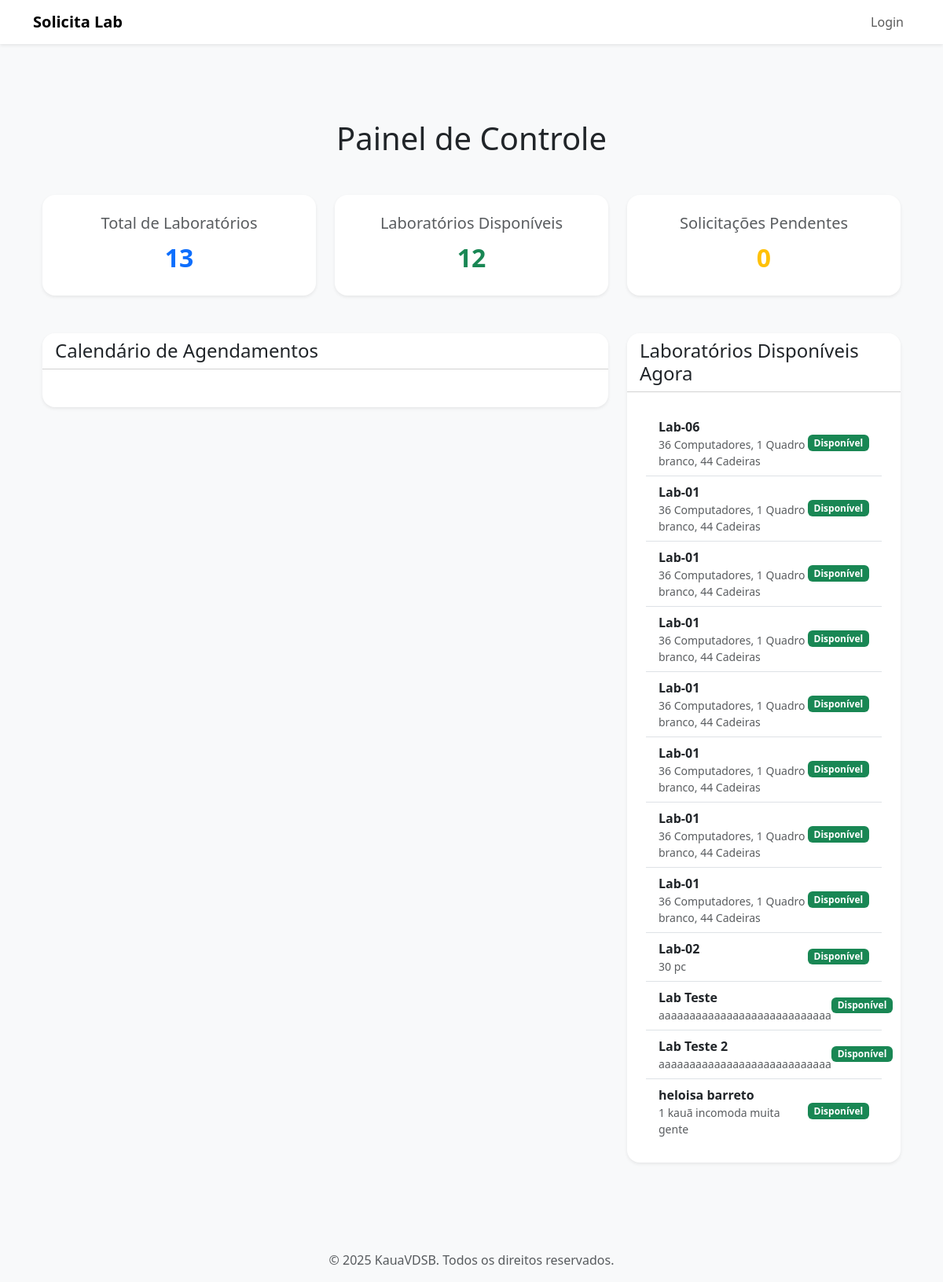
The page / on the database its author committed.
### app/models.py (models this page shows)
class Laboratorio(db.Model):
    __tablename__ = 'labs'
    id = db.Column(db.Integer, primary_key=True)
    nome = db.Column(db.String(50), nullable=False)
    capacidade = db.Column(db.Integer, nullable=False)
    equipamentos = db.Column(db.String(200), nullable=False)
    abertura = db.Column(db.Time, nullable=False)
    fechamento = db.Column(db.Time, nullable=False)
    status = db.Column(db.String(12), default="Disponível", nullable=False)
    """ Relacao um-para-muitos: Um laboratorio pode ter muitas Solicitacoes.
        aponta para lab em Solicitacao.
    """
    solicitacoes = db.relationship(
        'Solicitacao', back_populates='lab', lazy=True
    )

### app/routes.py (the view)
@app.route("/") #/homepage é padrão
def homepage():
    labs_total = Laboratorio.query.count()
    labs_disponiveis = Laboratorio.query.filter_by(status='Disponível').count()
    solicitacoes_pendentes = Solicitacao.query.filter_by(status='Pendente').count()
    agora = datetime.datetime.now()
    prazo_limite = agora + datetime.timedelta(days=2)
    labs_disponiveis_agora = Laboratorio.query.filter_by(
        status='Disponível'
    ).all()
    for lab in labs_disponiveis_agora:
        lab.proximo_agendamento = Solicitacao.query.filter(
            Solicitacao.id_lab == lab.id,
            Solicitacao.data_agendada >= agora,
            Solicitacao.data_encerramento <= prazo_limite,
            Solicitacao.status == 'Aprovada'
        ).order_by(Solicitacao.data_agendada.asc()).first()
    return render_template(
        "index.html",
        labs_total=labs_total,
        labs_disponiveis=labs_disponiveis,
        solicitacoes_pendentes=solicitacoes_pendentes,
        labs_disponiveis_agora=labs_disponiveis_agora
    )

### app/templates/index.html (shortened to what this page needs)
{% extends 'base/base_bs.html' %}
{% block content %}
<div class="container my-5">
    <h1 class="text-center mb-5">Painel de Controle</h1>
    <div class="row g-4 mb-5">
        <div class="col-md-4">
            <div class="card shadow-sm text-center border-0 rounded-4">
                <div class="card-body p-4">
                    <h5 class="card-title text-muted">Total de Laboratórios</h5>
                    <p class="card-text fs-2 fw-bold text-primary">{{ labs_total }}</p>
                </div>
            </div>
        </div>
        <div class="col-md-4">
            <div class="card shadow-sm text-center border-0 rounded-4">
                <div class="card-body p-4">
                    <h5 class="card-title text-muted">Laboratórios Disponíveis</h5>
                    <p class="card-text fs-2 fw-bold text-success">{{ labs_disponiveis }}</p>
                </div>
            </div>
        </div>
        <div class="col-md-4">
            <div class="card shadow-sm text-center border-0 rounded-4">
                <div class="card-body p-4">
                    <h5 class="card-title text-muted">Solicitações Pendentes</h5>
                    <p class="card-text fs-2 fw-bold text-warning">{{ solicitacoes_pendentes }}</p>
                </div>
            </div>
        </div>
    </div>
    <div class="row">
        <div class="col-12 col-lg-8 mb-4 mb-lg-0">
            <div class="card shadow-sm border-0 rounded-4">
                <div class="card-header bg-white rounded-top-4">
                    <h4 class="mb-0">Calendário de Agendamentos</h4>
                </div>
                <div class="card-body p-4">
                </div>
            </div>
        </div>
        <div class="col-12 col-lg-4">
            <div class="card shadow-sm border-0 rounded-4">
                <div class="card-header bg-white rounded-top-4">
                    <h4 class="mb-0">Laboratórios Disponíveis Agora</h4>
                </div>
                <div class="card-body p-4">
                    {% if labs_disponiveis > 0 %}
                    <ul class="list-group list-group-flush">
                        {% for lab in labs_disponiveis_agora %}
                        <li class="list-group-item d-flex justify-content-between align-items-center">
                            <div>
                                <strong>{{ lab.nome }}</strong>
                                <small class="text-muted d-block">{{ lab.equipamentos }}</small>
                            </div>
                            {% if lab.proximo_agendamento %}
                            <span class="badge bg-info text-dark">
                                Próximo agendamento: {{ lab.proximo_agendamento.data_agendada.strftime('%d/%m/%Y às %H:%M') }}
                            </span>
                            {% else %}
                            <span class="badge bg-success">Disponível</span>
                            {% endif %}
                        </li>
                        {% endfor %}
                    </ul>
                    {% else %}
                    <div class="alert alert-info text-center" role="alert">
                        Nenhum laboratório disponível no momento.
                    </div>
                    {% endif %}
                </div>
            </div>
        </div>
    </div>
</div>
{% endblock %}
{% block scripts %}
    <link href='https://cdn.jsdelivr.net/npm/fullcalendar@6.1.11/main.min.css' rel='stylesheet' />
{% endblock %}

### rows shown on the page
Laboratorio: nome "Lab-06", equipamentos "36 Computadores, 1 Quadro branco, 44 Cadeiras"
Laboratorio: nome "Lab-01", equipamentos "36 Computadores, 1 Quadro branco, 44 Cadeiras"
Laboratorio: nome "Lab-01", equipamentos "36 Computadores, 1 Quadro branco, 44 Cadeiras"
Laboratorio: nome "Lab-01", equipamentos "36 Computadores, 1 Quadro branco, 44 Cadeiras"
Laboratorio: nome "Lab-01", equipamentos "36 Computadores, 1 Quadro branco, 44 Cadeiras"
Laboratorio: nome "Lab-01", equipamentos "36 Computadores, 1 Quadro branco, 44 Cadeiras"
Laboratorio: nome "Lab-01", equipamentos "36 Computadores, 1 Quadro branco, 44 Cadeiras"
Laboratorio: nome "Lab-01", equipamentos "36 Computadores, 1 Quadro branco, 44 Cadeiras"
Laboratorio: nome "Lab-02", equipamentos "30 pc"
Laboratorio: nome "Lab Teste", equipamentos "aaaaaaaaaaaaaaaaaaaaaaaaaaaa"
Laboratorio: nome "Lab Teste 2", equipamentos "aaaaaaaaaaaaaaaaaaaaaaaaaaaa"
Laboratorio: nome "heloisa barreto", equipamentos "1 kauã incomoda muita gente"

### other values the page prints
{{ labs_total }} "13"
{{ labs_disponiveis }} "12"
{{ solicitacoes_pendentes }} "0"
